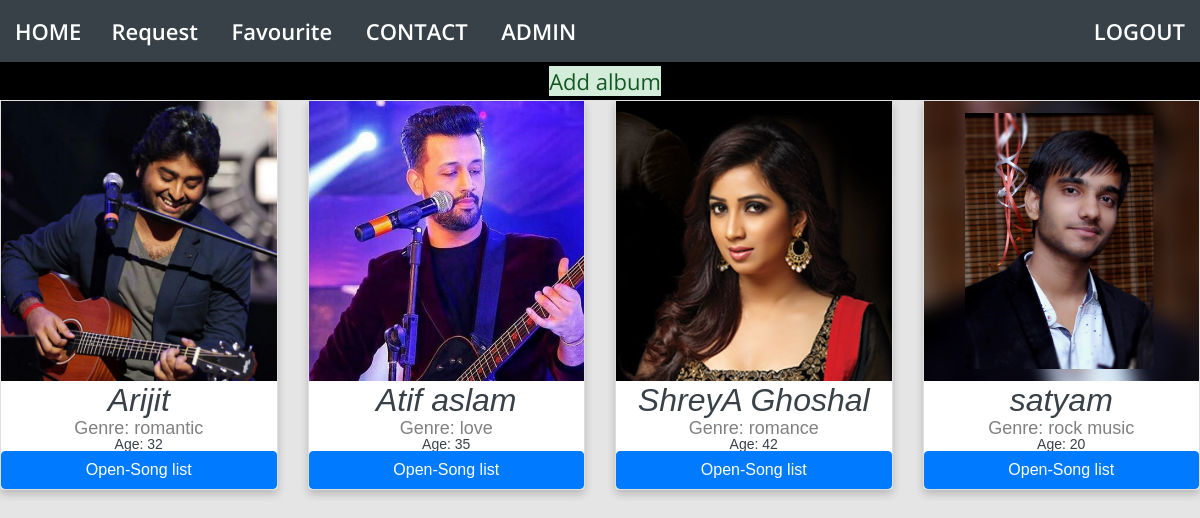
The app's page /2 (signed in) with its own data.
### music_app/models.py (models this page shows, shortened)
class album(models.Model):
    category = models.ForeignKey(albumCategory,related_name="category_album",on_delete=models.CASCADE)
    name = models.CharField(max_length=150,null=True,blank=False)
    picture = models.FileField(null=True)
    genre = models.CharField(max_length=150,null=True,blank=False)
    album_added = models.DateTimeField(auto_now_add=True)
    age = models.IntegerField()

### music_app/views.py (the view)
# urls.py: path("<int:id>", views.category_album, name='category_album'),
@login_required
def category_album(request,id):
    requested_category = albumCategory.objects.get(id=id)
    filtered_albums= album.objects.filter(category= requested_category)
    return render(request,'allAlbum.html',{'all_album':filtered_albums})

### templates/allAlbum.html (shortened to what this page needs)
{% extends 'base.html' %}
{% block head %}
	{% load static %}
{% endblock head %}
{% block body %}
{% if user.is_authenticated and user.is_staff %}
<button><a href="/addalbum/" class="alert-success" style="margin-left: 10px;">Add album</a></button>
<br>
{% endif %}
{%if all_album%}
<div class="row">
  {% for album in all_album %}
    <div class="col-md-4 col-lg-3 col-xl-3 col-sm-6">
      <div class="card" >
        {% if album.picture %}
        <img src="{{album.picture.url}}" alt="John" style="float: left; width:280x; height:280px;background-size:cover;">
        {% endif %}
        <i><h2>{{album.name}}</h2></i>
        <p class="title">Genre: {{album.genre}}</p>
        <p>Age: {{album.age}}</p>
        <a href="/album/{{album.id}}/"><p><button type="button" class="btn btn-primary">Open-Song list</button></p></a>
      </div>
    </div>
    <br>
  {% endfor %}
</div>
{%else%}
<h3>You don't have any album</h3>
{%endif%}
{% endblock body %}

### static/base1.css (style rules this page uses)
*,html,body,div,dl,dt,dd,ul,ol,li,h1,h2,h3,h4,h5,h6,pre,form,label,fieldset,input,p,blockquote,th,td { margin: 0; padding: 0; }
body { background-image: url("https://www.google.com/url?sa=i&url=https%3A%2F%2Fwallpapercave.com%2Fmusic-wallpaper-1920x1080&psig=AOvVaw3PK4xjO1DkNiqyHt0BKKnD&ust=1591972432180000&source=images&cd=vfe&ved=0CAIQjRxqFwoTCPDE3cv9-ekCFQAAAAAdAAAAABAD"); background-color: #cccccc; }
* { -webkit-box-sizing: border-box; -moz-box-sizing: border-box; box-sizing: border-box; }
html { -webkit-font-smoothing: antialiased; }
a { color: #BA0707; text-decoration: none; }
body { background: #e5e5e5; color: #374147; font: 14px "Open Sans",Helvetica,Arial,sans-serif; -webkit-font-smoothing: antialiased; line-height: 1; width: 100%; }

### templates/allAlbum.html (style rules this page uses)
.card { box-shadow: 0 4px 8px 0 rgba(0, 0, 0, 0.2); max-width: 300px; margin: auto; text-align: center; font-family: arial; }
.title { color: grey; font-size: 18px; }
button { border: none; outline: 0; display: inline-block; padding: 8px; color: white; background-color: #000; text-align: center; cursor: pointer; width: 100%; font-size: 18px; }
a { text-decoration: none; font-size: 22px; color: black; }

### templates/base.html (style rules this page uses)
body { background-image: src; }

### records on screen
album: picture (picture), name "Arijit", genre "romantic", age "32"
album: picture (picture), name "Atif aslam", genre "love", age "35"
album: picture (picture), name "ShreyA Ghoshal", genre "romance", age "42"
album: picture (picture), name "satyam", genre "rock music", age "20"
